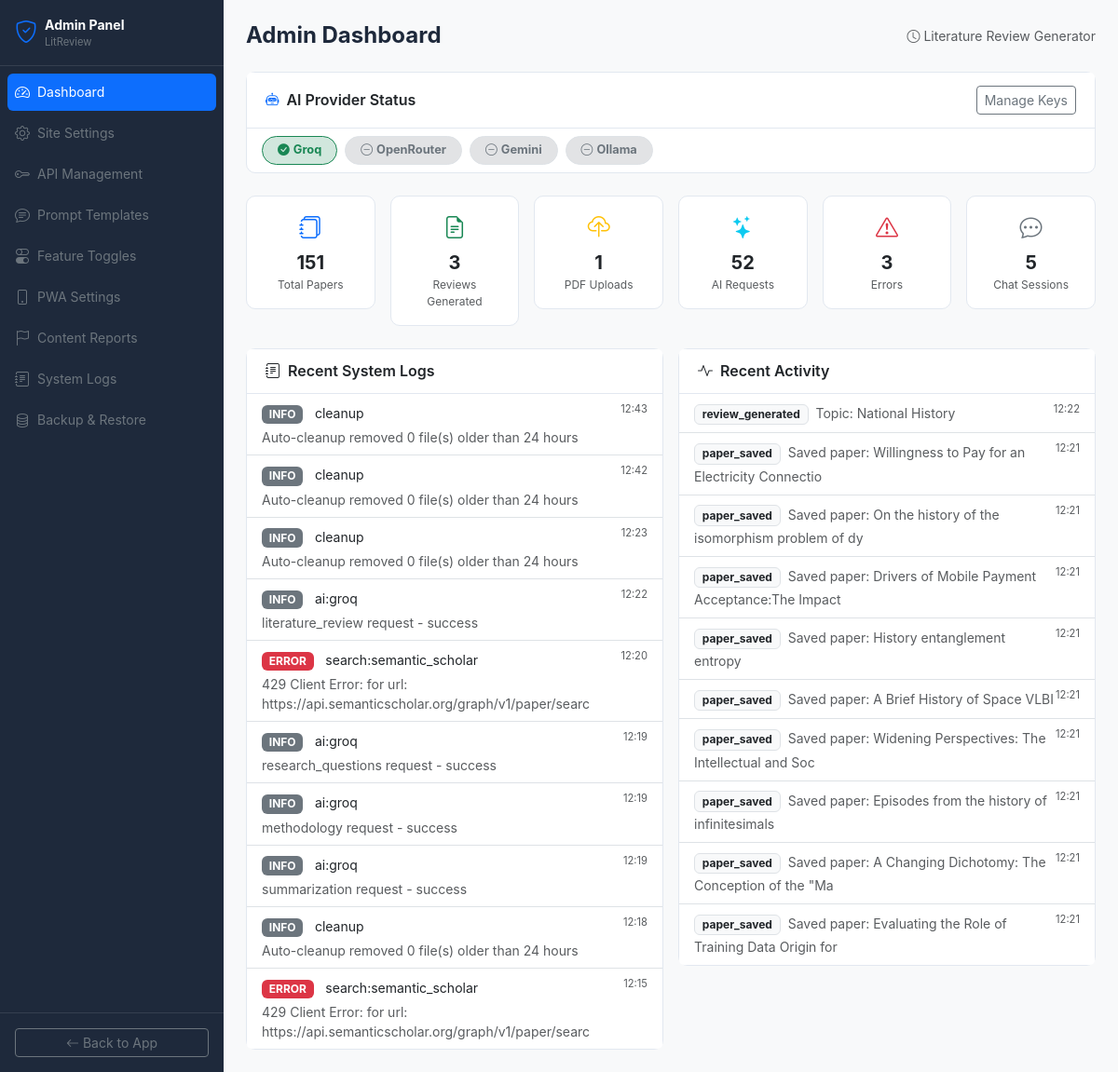
/julisunkan/, run on an earlier commit of the app's database.
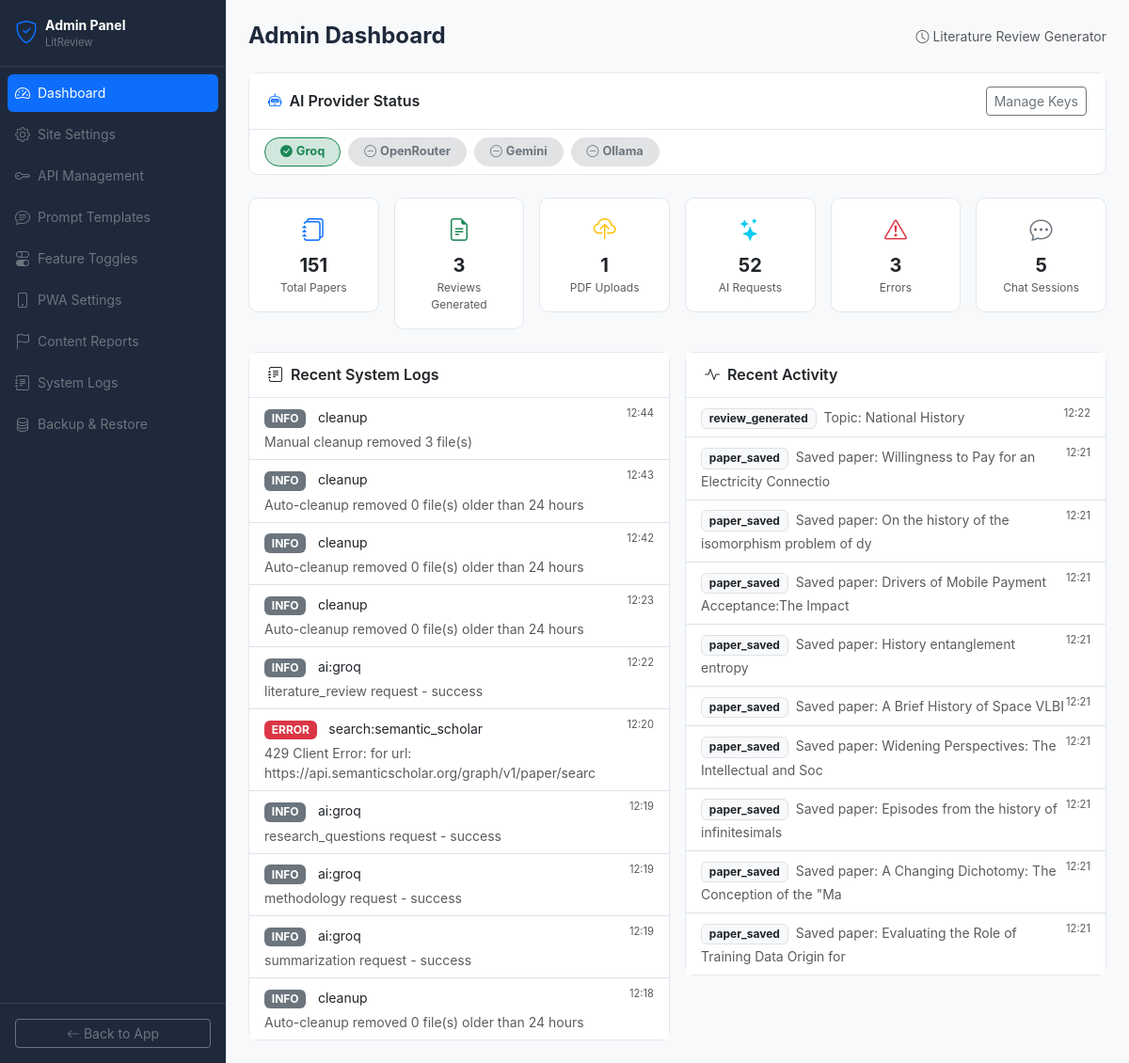
And on a later commit of the database.
### tables this page shows
CREATE TABLE system_logs (
            id INTEGER PRIMARY KEY AUTOINCREMENT,
            level TEXT,
            source TEXT,
            message TEXT,
            details TEXT,
            created_at TIMESTAMP DEFAULT CURRENT_TIMESTAMP
        );

CREATE TABLE activity_logs (
            id INTEGER PRIMARY KEY AUTOINCREMENT,
            action TEXT,
            details TEXT,
            ip_address TEXT,
            created_at TIMESTAMP DEFAULT CURRENT_TIMESTAMP
        );

### blueprints/admin.py (the view)
@admin_bp.route('/')
def dashboard():
    from config import Config
    site = get_site_settings()
    db = get_db()
    stats = {
        'papers': db.execute('SELECT COUNT(*) as c FROM papers').fetchone()['c'],
        'reviews': db.execute('SELECT COUNT(*) as c FROM literature_reviews').fetchone()['c'],
        'uploads': db.execute('SELECT COUNT(*) as c FROM uploads').fetchone()['c'],
        'ai_requests': db.execute("SELECT COUNT(*) as c FROM system_logs WHERE source LIKE 'ai:%'").fetchone()['c'],
        'errors': db.execute("SELECT COUNT(*) as c FROM system_logs WHERE level='ERROR'").fetchone()['c'],
        'chat_sessions': db.execute('SELECT COUNT(*) as c FROM chat_sessions').fetchone()['c'],
        'exports': db.execute('SELECT COUNT(*) as c FROM exports').fetchone()['c'],
    }
    recent_logs = db.execute('SELECT * FROM system_logs ORDER BY created_at DESC LIMIT 10').fetchall()
    recent_activity = db.execute('SELECT * FROM activity_logs ORDER BY created_at DESC LIMIT 10').fetchall()
    api_rows = db.execute('SELECT name, key_value FROM api_settings').fetchall()
    db.close()
    db_keys = {r['name']: r['key_value'] for r in api_rows}
    def _has_key(db_name, env_val):
        return bool((db_keys.get(db_name) or '').strip() or (env_val or '').strip())
    ollama_url = (db_keys.get('ollama_url') or Config.OLLAMA_URL or '').strip()
    ollama_ok = bool(ollama_url) and 'localhost' not in ollama_url and '127.0.0.1' not in ollama_url
    ai_provider_status = [
        {'name': 'Groq',        'ok': _has_key('groq_api_key',        Config.GROQ_API_KEY),       'url': '/julisunkan/api-management'},
        {'name': 'OpenRouter',  'ok': _has_key('openrouter_api_key',  Config.OPENROUTER_API_KEY),  'url': '/julisunkan/api-management'},
        {'name': 'Gemini',      'ok': _has_key('gemini_api_key',      Config.GEMINI_API_KEY),      'url': '/julisunkan/api-management'},
        {'name': 'Ollama',      'ok': ollama_ok,                                                    'url': '/julisunkan/api-management'},
    ]
    any_ai_configured = any(p['ok'] for p in ai_provider_status)
    return render_template('admin/dashboard.html', site=site, stats=stats,
                           recent_logs=recent_logs, recent_activity=recent_activity,
                           ai_provider_status=ai_provider_status,
                           any_ai_configured=any_ai_configured)

### blueprints/admin.py (called while the page is built)
def get_site_settings():
    db = get_db()
    rows = db.execute('SELECT key, value FROM site_settings').fetchall()
    db.close()
    return {r['key']: r['value'] for r in rows}

### models/__init__.py (called while the page is built)
def get_db():
    conn = sqlite3.connect(Config.DATABASE_PATH)
    conn.row_factory = sqlite3.Row
    return conn

### templates/admin/dashboard.html (shortened to what the changed rows need)
{% extends "admin/base.html" %}
{% block admin_content %}
{% if not any_ai_configured %}
<div class="alert alert-danger d-flex align-items-start gap-3 mb-4" role="alert">
  <i class="bi bi-exclamation-triangle-fill fs-4 mt-1 flex-shrink-0"></i>
  <div>
    <div class="fw-semibold mb-1">No AI providers are configured — AI features will not work.</div>
    <div class="small mb-2">Add at least one API key to enable literature review generation, summarisation, and other AI features. Groq has a free tier and is recommended.</div>
    <a href="/julisunkan/api-management" class="btn btn-sm btn-danger"><i class="bi bi-key me-1"></i>Configure API Keys</a>
  </div>
</div>
{% else %}
<div class="card mb-4">
  <div class="card-body py-2">
    <div class="d-flex flex-wrap gap-2">
      {% for p in ai_provider_status %}
      <span class="badge rounded-pill px-3 py-2 {% if p.ok %}bg-success-subtle text-success border border-success{% else %}bg-secondary-subtle text-secondary border{% endif %}" style="font-size:0.8rem;">
        <i class="bi bi-{% if p.ok %}check-circle-fill{% else %}dash-circle{% endif %} me-1"></i>{{ p.name }}
      </span>
      {% endfor %}
    </div>
  </div>
</div>
{% endif %}
<div class="row g-3 mb-4">
  {% for label, val, icon, color in [
    ('Total Papers', stats.papers, 'journals', 'primary'),
    ('Reviews Generated', stats.reviews, 'file-earmark-text', 'success'),
    ('PDF Uploads', stats.uploads, 'cloud-upload', 'warning'),
    ('AI Requests', stats.ai_requests, 'stars', 'info'),
    ('Errors', stats.errors, 'exclamation-triangle', 'danger'),
    ('Chat Sessions', stats.chat_sessions, 'chat-dots', 'secondary'),
  ] %}
  <div class="col-6 col-xl-2">
    <div class="card text-center">
      <div class="card-body py-3">
        <i class="bi bi-{{ icon }} text-{{ color }} fs-4"></i>
        <div class="fw-bold fs-5 mt-1">{{ val }}</div>
        <div class="text-muted" style="font-size:0.75rem;">{{ label }}</div>
      </div>
    </div>
  </div>
  {% endfor %}
</div>
<div class="row g-3">
  <div class="col-md-6">
    <div class="card">
      <div class="list-group list-group-flush">
        {% for log in recent_logs %}
        <div class="list-group-item py-2">
          <div class="d-flex justify-content-between align-items-start">
            <div>
              <span class="badge bg-{% if log.level=='ERROR' %}danger{% elif log.level=='WARNING' %}warning{% else %}secondary{% endif %} me-2">{{ log.level }}</span>
              <span class="small">{{ log.source }}</span>
              <div class="text-muted small mt-1">{{ log.message[:80] }}</div>
            </div>
            <span class="text-muted" style="font-size:0.7rem;">{{ log.created_at[11:16] }}</span>
          </div>
        </div>
        {% else %}
        <div class="list-group-item text-muted small text-center py-3">No logs yet</div>
        {% endfor %}
      </div>
    </div>
  </div>
  <div class="col-md-6">
    <div class="card">
      <div class="list-group list-group-flush">
        {% for activity in recent_activity %}
        <div class="list-group-item py-2">
          <div class="d-flex justify-content-between">
            <div><span class="badge bg-light text-dark border me-2">{{ activity.action }}</span><span class="small text-muted">{{ activity.details[:60] }}</span></div>
            <span class="text-muted" style="font-size:0.7rem;">{{ activity.created_at[11:16] }}</span>
          </div>
        </div>
        {% else %}
        <div class="list-group-item text-muted small text-center py-3">No activity yet</div>
        {% endfor %}
      </div>
    </div>
  </div>
</div>
{% endblock %}

What changed in the data, as far as the page shows it:
no longer on this page (row unchanged): system_logs: level "ERROR", source "search:semantic_scholar", message "429 Client Error: for url: https://api.semanticscholar.org/graph/v1/paper/searc", created_at "12:15"
added system_logs: level "INFO", source "cleanup", message "Manual cleanup removed 3 file(s)", created_at "12:44"
